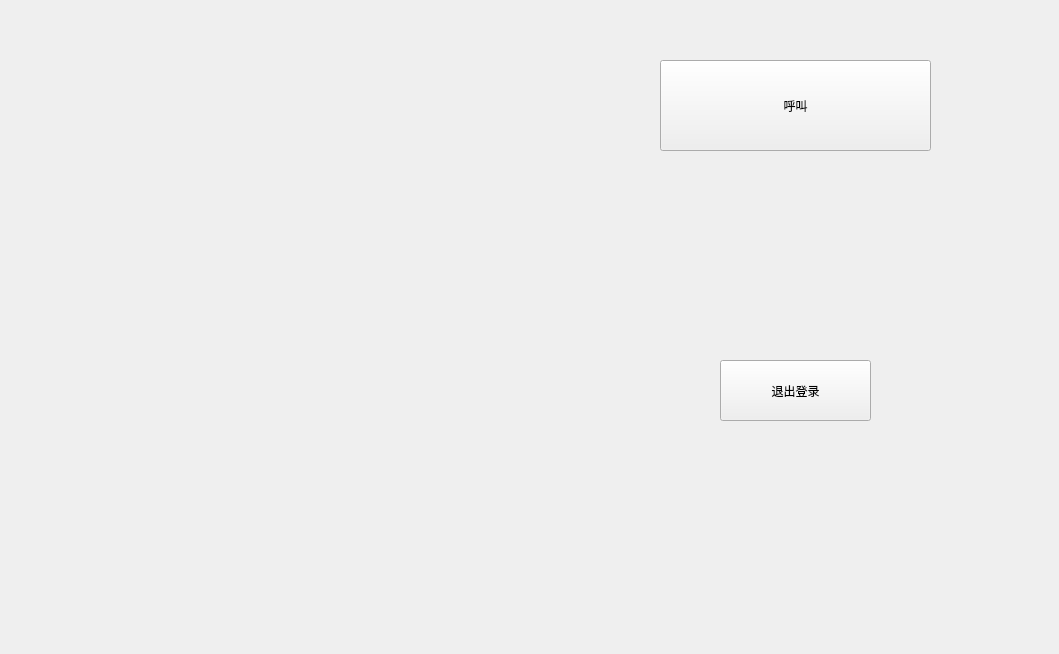
<?xml version="1.0" encoding="UTF-8"?>
<ui version="4.0">
 <class>Old</class>
 <widget class="QWidget" name="Old">
  <property name="geometry">
   <rect>
    <x>0</x>
    <y>0</y>
    <width>1059</width>
    <height>654</height>
   </rect>
  </property>
  <property name="windowTitle">
   <string>Form</string>
  </property>
  <widget class="QPushButton" name="pushButton">
   <property name="geometry">
    <rect>
     <x>660</x>
     <y>60</y>
     <width>271</width>
     <height>91</height>
    </rect>
   </property>
   <property name="text">
    <string>呼叫</string>
   </property>
  </widget>
  <widget class="QPushButton" name="pushButton_9">
   <property name="geometry">
    <rect>
     <x>720</x>
     <y>360</y>
     <width>151</width>
     <height>61</height>
    </rect>
   </property>
   <property name="text">
    <string>退出登录</string>
   </property>
  </widget>
 </widget>
 <resources/>
 <connections/>
</ui>
